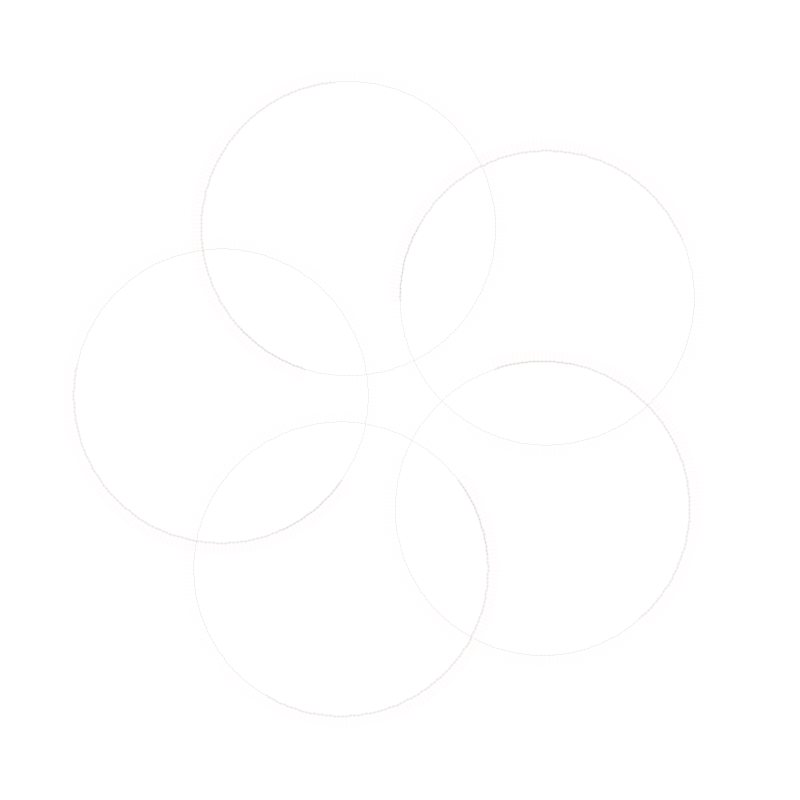
Frame 1 (no input)
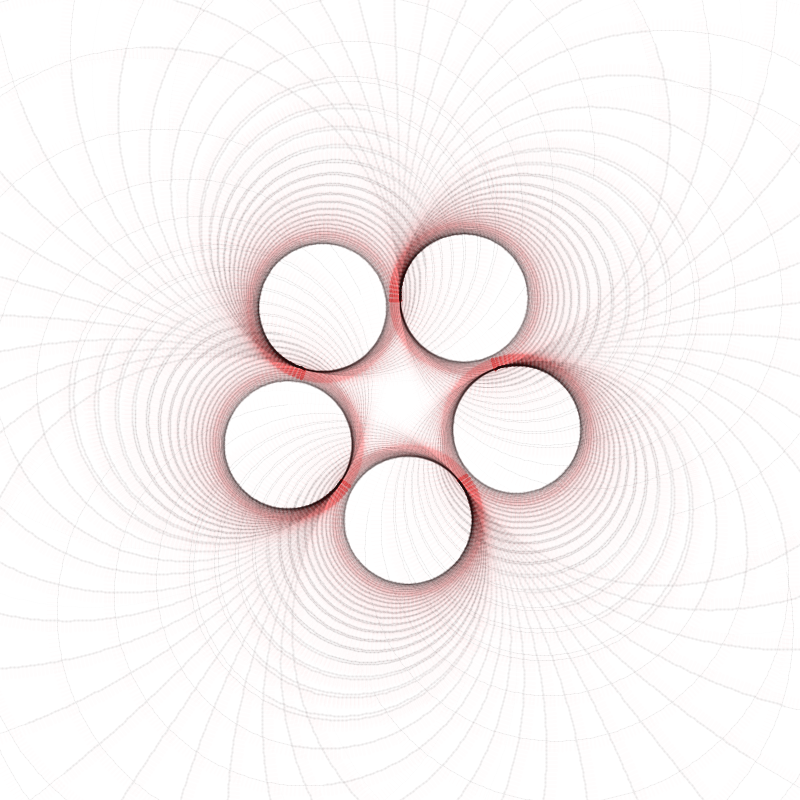
Frame 60 (the mouse pressed at the canvas centre just before this capture)
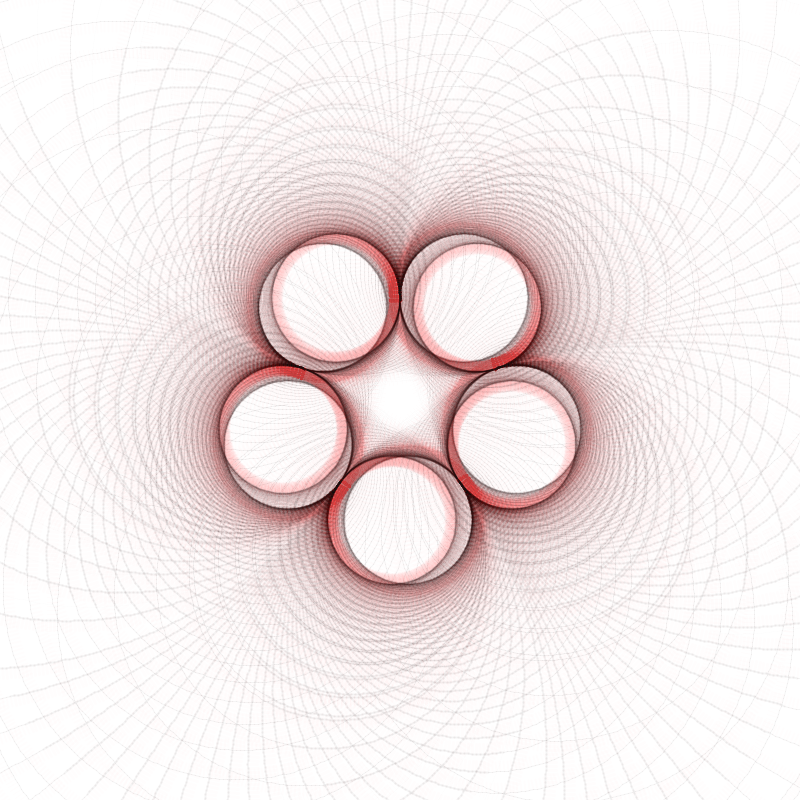
Frame 120 (the mouse held since frame 60 and released just before this capture)

The Processing sketch that drew these frames (run headless with seeded random() and noise(); from frame 60 on, the mouse is pressed at the canvas centre):

// Processing sketch: spring_non_generative
// ── spring_non_generative.pde
/*
Nombre: Payaso 02
 Segunda versión del sketch payaso que utiliza las oscilaciones
 de los valores del seno  y el concepto de PopMatrix y PUpMatrix de apilar y desapilar
 Fecha: Marzo 2009, Barcelona.
 Autor: Alba G. Corral.
 Licencia: open source.
 */

float velocidad = 0.05;//incremento de angulo
float dim;//diametro 
float RESISTENCIA ;
float NUM_TALLOS = 5;
int longitud ;
float inc= 0.4;
void setup() {
  size(800, 800);//tam. del sketch
  dim = width/4;//diametro
  longitud=width/2;//diametro
  RESISTENCIA = width/50;
  smooth();//suavizado
  background(255);//pintamos de negro el fondo
}
void draw() {
  //background(255);//pintamos de negro el fondo
  //this is cause pasjfkjlskfjalkfs
  translate(width/2, height/2);//trasladamos las coordenadas a la mitad de la pantalla
  inc += velocidad;//incrementamos el valor del radio
  float angle = sin(inc) / RESISTENCIA;//calculamos el angulo
  //dibuja una ellipse con ancho > dim y alto > dim. en la posicion de coordenadas 0,0

  for (int i = 0; i < NUM_TALLOS; i++) {//loop que va desde 0 hasta 8, aumentando uno
    //llamamos a la funcion tallo con los parametros de entrada
    //float x> posicion horizontal,float y> posicion vertical, int longitud, float angle>angulo
    tallo(0, -dim/2, longitud, angle);
    rotate(TWO_PI/NUM_TALLOS);//vamos rotando
  }
  ellipse(0, 0, angle, angle);
 // if (velocidad > 10) inc = inc * -1;;
   

}
void tallo(float x, float y, int longitud, float angle) {
  pushMatrix();
  translate(x, y);
  for (int i = longitud; i > 0; i--) {
    strokeWeight(i/150);
    stroke(0, 10);//seleccionamos el color del borde > 255, blanco
    line(0, 0, 0, -4);//dibujamos una linea con punto inicial (0,0) y punto final(0-4)
    strokeWeight(i/100);//Ancho del borde
    stroke(255, 0, 0, 2);
    line(0, 0, -10, 0);//dibujamos una linea con punto inicial (0,0) y punto final(4-0)

    translate(0, -4);
    rotate(angle);
  }
  popMatrix();
}
